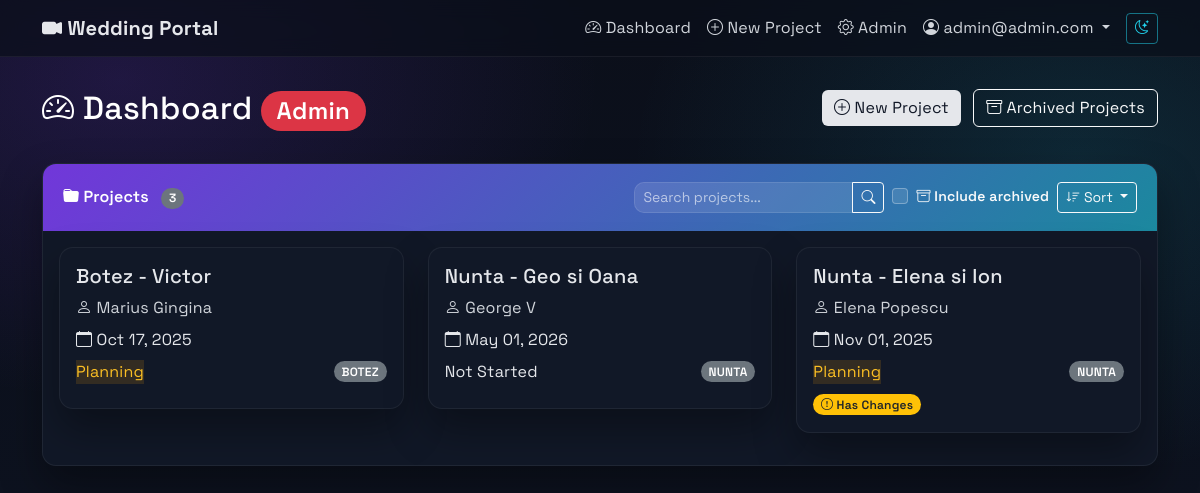
The app's page /dashboard/ (signed in), older data.
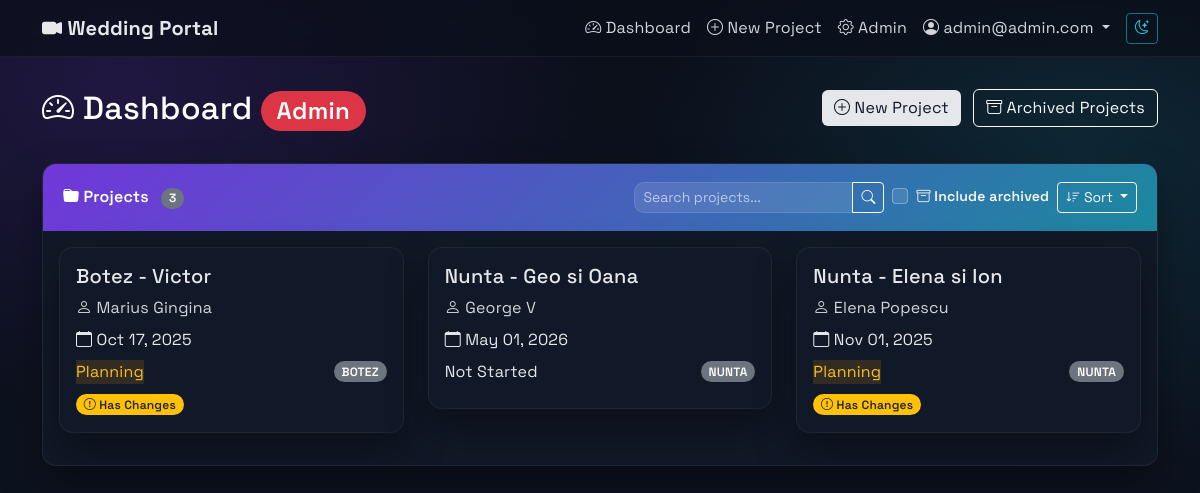
The same page, newer data.
### projects/models.py (models this page shows, shortened)
class Project(models.Model):
    PROJECT_TYPE_CHOICES = [
        ('NUNTA', 'Nunta'),
        ('BOTEZ', 'Botez'),
        ('ALTELE', 'Altele'),
    ]
    STATUS_CHOICES = [
        ('Not Started', 'Not Started'),
        ('Planning', 'Planning'),
        ('Filming', 'Filming'),
        ('Editing', 'Editing'),
        ('Completed', 'Completed'),
    ]
    EDIT_STATUS_CHOICES = [
        ('Not Started', 'Not Started'),
        ('Pending', 'Pending'),
        ('In Progress', 'In Progress'),
        ('Review', 'Review'),
        ('Completed', 'Completed'),
    ]
    name = models.CharField(max_length=255)
    slug = models.SlugField(max_length=255, unique=True, blank=True, null=True)
    user = models.ForeignKey(User, on_delete=models.CASCADE, related_name='projects')
    client_name = models.CharField(max_length=255, blank=True, null=True)
    client_email = models.EmailField(blank=True, null=True)
    status = models.CharField(max_length=50, choices=STATUS_CHOICES, default='Not Started')
    edit_status = models.CharField(max_length=50, choices=EDIT_STATUS_CHOICES, default='Not Started')
    editing_progress = models.IntegerField(default=0, help_text="Editing progress percentage (0-100)")
    notes = models.TextField(blank=True, null=True)
    is_archived = models.BooleanField(default=False)
    event_date = models.DateTimeField()
    type = models.CharField(max_length=10, choices=PROJECT_TYPE_CHOICES)
    title_video = models.CharField(max_length=255, blank=True, null=True)
    city = models.CharField(max_length=100, blank=True, null=True)
    civil_union_details = models.TextField(blank=True, null=True)
    prep = models.TextField(blank=True, null=True)
    church = models.TextField(blank=True, null=True)
    session = models.TextField(blank=True, null=True)
    restaurant = models.TextField(blank=True, null=True)
    details_extra = models.TextField(blank=True, null=True)
    editing_preferences = models.TextField(blank=True, null=True)
    main_details = models.TextField(blank=True, null=True, help_text="Main event details")
    PACKAGE_TYPE_CHOICES = [
        ('Clasic', 'Clasic'),
        ('Highlights', 'Highlights'),
        ('Duo', 'Duo'),
        ('Cinema', 'Cinema'),
        ('Creative', 'Creative'),
        ('Botez', 'Botez'),
        ('Custom', 'Custom'),
    ]
    MOVIE_DURATION_CHOICES = [
        ('30min', '30 min'),
        ('1h', '1 h'),
        ('1h30min', '1h30min'),
        ('2h-3h', '2h-3h'),
        ('3h-4h', '3h-4h'),
        ('Other', 'Other'),
    ]
    package_type = models.CharField(max_length=20, choices=PACKAGE_TYPE_CHOICES, blank=True, null=True)
    package_4k = models.BooleanField(default=True)
    package_fullhd = models.BooleanField(default=False)
    package_cameras = models.IntegerField(default=1, choices=[(1, '1'), (2, '2'), (3, '3')])
    montage_highlights = models.BooleanField(default=False)
    montage_movie = models.BooleanField(default=False)
    montage_movie_duration = models.CharField(max_length=20, choices=MOVIE_DURATION_CHOICES, blank=True, null=True)
    montage_movie_other = models.CharField(max_length=100, blank=True, null=True)
    montage_bonus_primary = models.BooleanField(default=False)
    montage_bonus_full = models.BooleanField(default=False)
    montage_cinema_duration = models.CharField(max_length=20, choices=[('1h', '1 hour'), ('1h30min', '1h30min')], default='1h30min', blank=True, null=True)
    equipment_audio_recorder = models.BooleanField(default=False)
    equipment_stabilizer = models.BooleanField(default=False)
    equipment_external_light = models.BooleanField(default=False)
    team_videographer = models.IntegerField(default=1)
    team_operator = models.IntegerField(default=0)
    team_assistant = models.IntegerField(default=0)
    delivery_online = models.BooleanField(default=True)
    delivery_usb = models.BooleanField(default=False)
    event_presence = models.TextField(blank=True, null=True)
    filming_details = models.TextField(blank=True, null=True, help_text="Details for the filming team")
    ceremony_field_order = models.JSONField(
        default=dict,
        blank=True,
        help_text="Custom order for ceremony detail fields"
    )
    admin_notified_of_changes = models.BooleanField(default=False)
    last_admin_notification_date = models.DateTimeField(blank=True, null=True)
    last_client_notification_date = models.DateTimeField(blank=True, null=True)
    has_unsent_changes = models.BooleanField(default=False)
    created_at = models.DateTimeField(auto_now_add=True)
    updated_at = models.DateTimeField(auto_now=True)
    class Meta:
        ordering = ['-created_at']

class User(AbstractUser):
    ROLE_CHOICES = [
        ('ADMIN', 'Admin'),
        ('CLIENT', 'Client'),
    ]
    role = models.CharField(max_length=10, choices=ROLE_CHOICES, default='CLIENT')
    username = models.CharField(max_length=150, blank=True, null=True, unique=False)
    email = models.EmailField(unique=True)
    USERNAME_FIELD = 'email'
    REQUIRED_FIELDS = ['first_name']  # Remove username from required fields
    objects = CustomUserManager()
    def is_admin(self):
        return self.role == 'ADMIN'

### projects/views.py (the view, shortened to what this page needs)
# urls.py: path('dashboard/', views.dashboard, name='dashboard'),
@login_required
def dashboard(request):
    user = request.user
    search_query = request.GET.get('search', '')
    sort_by = request.GET.get('sort', 'newest')  # Default sort by newest first
    include_archived = request.GET.get('include_archived', '') == 'on'
    valid_sorts = {
        'name': 'name',
        '-name': '-name',
        'date': 'event_date',
        '-date': '-event_date',
        'status': 'status',
        '-status': '-status',
        'client': 'client_name',
        '-client': '-client_name',
        'newest': '-id',
        'oldest': 'id'
    }
    sort_field = valid_sorts.get(sort_by, '-id')
    if user.is_admin():
        if include_archived:
            projects = Project.objects.all()  # Include both archived and active
        else:
            projects = Project.objects.filter(is_archived=False)
        pending_modifications = ProjectModification.objects.filter(status='PENDING')
        projects = projects.order_by(sort_field)
        context = {
            'projects': projects,
            'pending_modifications': pending_modifications,
            'is_admin': True,
            'search_query': search_query,
            'current_sort': sort_by,
            'include_archived': include_archived,
        }
    return render(request, 'dashboard.html', context)

### templates/dashboard.html (shortened to what the changed rows need)
{% extends 'base.html' %}
{% block content %}
<div class="row mb-4">
    <div class="col">
        <h2 class="text-white">
            <i class="bi bi-speedometer2"></i> Dashboard
            {% if is_admin %}
                <span class="badge bg-danger">Admin</span>
            {% endif %}
        </h2>
    </div>
</div>
<div class="card">
    <div class="card-body">
        {% if projects %}
        <div class="row">
            {% for project in projects %}
            <div class="col-md-6 col-lg-4 mb-3">
                <div class="card project-card position-relative" style="cursor: pointer;" data-project-url="{% url 'project_detail' project.slug %}">
                    <div class="card-body">
                        <h5 class="card-title">{{ project.name }}</h5>
                        <p class="text-muted mb-2">
                            <i class="bi bi-person"></i> {{ project.client_name|default:project.user.get_full_name|default:project.user.username }}
                        </p>
                        <p class="mb-2">
                            <i class="bi bi-calendar"></i> {{ project.event_date|date:"M d, Y" }}
                        </p>
                        <div class="d-flex justify-content-between align-items-center">
                            <span class="status-badge status-{{ project.status|lower|cut:" " }}">
                                {{ project.status }}
                            </span>
                            <span class="badge bg-secondary">
                                {{ project.type }}
                            </span>
                        </div>
                        <div class="mt-2">
                            {% if project.has_unsent_changes %}
                            <span class="badge bg-warning text-dark me-1">
                                <i class="bi bi-exclamation-circle"></i> Has Changes
                            </span>
                            {% endif %}
                        </div>
                    </div>
                </div>
            </div>
            {% endfor %}
        </div>
        {% endif %}
    </div>
</div>
{% endblock %}

Row changes from the older to the newer data that the page shows:
changed Project "Botez - Victor": now shows "Has Changes"
